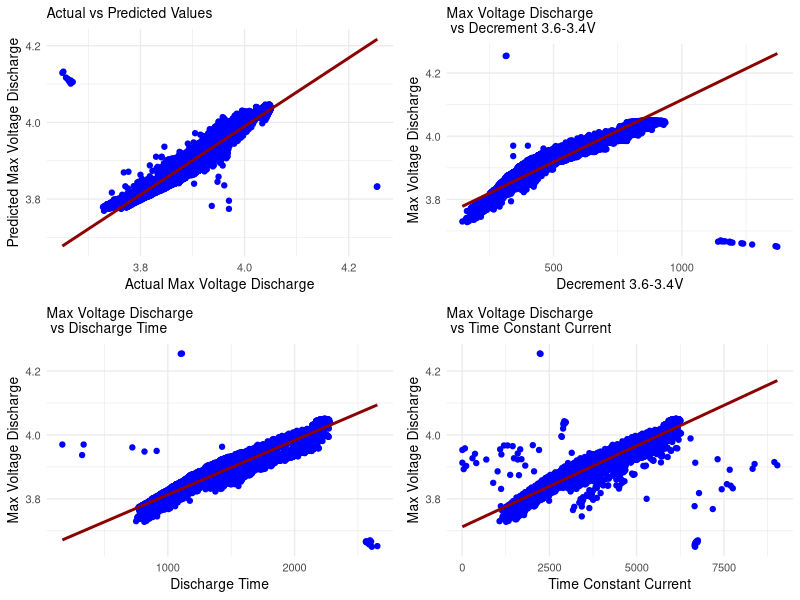

Here is the R script that generated this plot:
# Load necessary libraries
library(MCMCpack)  # For MCMC
library(dplyr)
library(readxl)
library(ggplot2)
library(gridExtra)

# Set seed for reproducibility
set.seed(123)

# Read the Excel file
data <- read_excel("Dataset.xlsx")

# Create the dataframe with the specified columns
df <- data.frame(
  Discharge_Time = data[[2]],
  Decrement_3.6_3.4V = data[[3]],
  Max_Voltage_Dischar = data[[4]],
  Min_Voltage_Charg = data[[5]],
  Time_at_4.15V = data[[6]],
  Time_constant_current = data[[7]],
  Charging_time = data[[8]] * 10  # Reduce charging time by a factor of 10
)

# Filter the dataframe to include only rows where Max Voltage Discharge is >= 3.5V
df_filtered <- df %>% 
  filter(Max_Voltage_Dischar >= 3.5, 
         Discharge_Time > 0, 
         Decrement_3.6_3.4V > 0, 
         Time_constant_current > 0)

# Fit the Bayesian linear regression model using MCMCpack
mcmc_model <- MCMCregress(Max_Voltage_Dischar ~ Discharge_Time + Decrement_3.6_3.4V + Time_constant_current,
                          data = df_filtered,
                          burnin = 1000,  # Number of burn-in iterations
                          mcmc = 10000,   # Total number of MCMC iterations
                          thin = 10)      # Thinning factor

# Calculate the mean of the posterior samples for coefficients
coefficients <- colMeans(mcmc_model)

# Generate predictions for each observation in df_filtered
predictions <- coefficients[1] + 
  coefficients[2] * df_filtered$Discharge_Time + 
  coefficients[3] * df_filtered$Decrement_3.6_3.4V + 
  coefficients[4] * df_filtered$Time_constant_current

# Check if the length of predictions matches the number of rows in df_filtered
if (length(predictions) != nrow(df_filtered)) {
  stop("The length of predictions does not match the number of rows in df_filtered.")
}

# Calculate summary statistics for Max Voltage Discharge
data_summary <- data.frame(
  Metric = c("Min", "Q1", "Median", "Q3", "Max"),
  Value = quantile(df_filtered$Max_Voltage_Dischar, probs = c(0, 0.25, 0.5, 0.75, 1))
)

# Calculate error summary
errors <- predictions - df_filtered$Max_Voltage_Dischar
error_summary <- data.frame(
  Metric = c("Mean Error", "Standard Deviation of Error"),
  Value = c(mean(errors), sd(errors))
)

# Calculate AIC and BIC (using residuals)
n <- nrow(df_filtered)
rss <- sum((errors)^2)  # Residual sum of squares
aic <- n * log(rss/n) + 2 * length(coefficients)  # AIC approximation
bic <- n * log(rss/n) + log(n) * length(coefficients)  # BIC approximation

# Summaries for AIC, BIC, and WAIC (WAIC is not applicable here)
aic_bic_waic_summary <- data.frame(
  Metric = c("AIC", "BIC", "WAIC"),
  Value = c(aic, bic, NA)  # WAIC is not applicable for MCMC
)

# Print summaries
cat("Data Summary:\n")
print(data_summary)

cat("\nError Summary:\n")
print(error_summary)

cat("\nAIC, BIC, WAIC Summary:\n")
print(aic_bic_waic_summary)

# Summaries for plots p1, p2, p3, and p4
summary_p1 <- data.frame(
  Metric = c("Min", "Q1", "Median", "Q3", "Max"),
  Value = quantile(predictions, probs = c(0, 0.25, 0.5, 0.75, 1))
)

summary_p2 <- data.frame(
  Metric = c("Min", "Q1", "Median", "Q3", "Max"),
  Value = quantile(df_filtered$Decrement_3.6_3.4V, probs = c(0, 0.25, 0.5, 0.75, 1))
)

summary_p3 <- data.frame(
  Metric = c("Min", "Q1", "Median", "Q3", "Max"),
  Value = quantile(df_filtered$Discharge_Time, probs = c(0, 0.25, 0.5, 0.75, 1))
)

summary_p4 <- data.frame(
  Metric = c("Min", "Q1", "Median", "Q3", "Max"),
  Value = quantile(df_filtered$Time_constant_current, probs = c(0, 0.25, 0.5, 0.75, 1))
)

# Print summaries for plots
cat("\nSummary for Plot 1 (Predictions):\n")
print(summary_p1)

cat("\nSummary for Plot 2 (Decrement vs Max Voltage Discharge):\n")
print(summary_p2)

cat("\nSummary for Plot 3 (Discharge Time vs Max Voltage Discharge):\n")
print(summary_p3)

cat("\nSummary for Plot 4 (Time Constant Current vs Max Voltage Discharge):\n")
print(summary_p4)

# Create a plot of actual vs predicted values
plot_data <- data.frame(Actual = df_filtered$Max_Voltage_Dischar, Predicted = predictions)

p1 <- ggplot(plot_data, aes(x = Actual, y = Predicted)) +
  geom_point(color = "blue") +
  geom_smooth(method = "lm", color = "darkred", se = FALSE) +
  labs(title = "Actual vs Predicted Values", x = "Actual Max Voltage Discharge", y = "Predicted Max Voltage Discharge") +
  theme_minimal(base_size = 10) +
  theme(plot.title = element_text(size = 10))

# Additional plots with regression lines
p2 <- ggplot(df_filtered, aes(x = Decrement_3.6_3.4V, y = Max_Voltage_Dischar)) +
  geom_point(color = "blue") +
  geom_smooth(method = "lm", color = "darkred", se = FALSE) +
  labs(title = "Max Voltage Discharge \n vs Decrement 3.6-3.4V", x = "Decrement 3.6-3.4V", y = "Max Voltage Discharge") +
  theme_minimal(base_size = 10) +
  theme(plot.title = element_text(size = 10))

p3 <- ggplot(df_filtered, aes(x = Discharge_Time, y = Max_Voltage_Dischar)) +
  geom_point(color = "blue") +
  geom_smooth(method = "lm", color = "darkred", se = FALSE) +
  labs(title = "Max Voltage Discharge \n vs Discharge Time", x = "Discharge Time", y = "Max Voltage Discharge") +
  theme_minimal(base_size = 10) +
  theme(plot.title = element_text(size = 10))

p4 <- ggplot(df_filtered, aes(x = Time_constant_current, y = Max_Voltage_Dischar)) +
  geom_point(color = "blue") +
  geom_smooth(method = "lm", color = "darkred", se = FALSE) +
  labs(title = "Max Voltage Discharge \n vs Time Constant Current", x = "Time Constant Current", y = "Max Voltage Discharge") +
  theme_minimal(base_size = 10) +
  theme(plot.title = element_text(size = 10))

# Arrange all plots in a grid
grid.arrange(p1, p2, p3, p4, ncol = 2)
